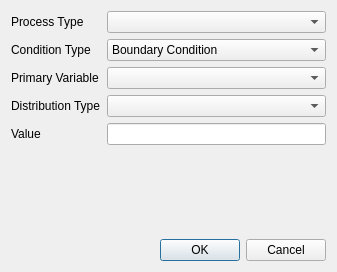
<?xml version="1.0" encoding="UTF-8"?>
<ui version="4.0">
 <class>FEMConditionSetup</class>
 <widget class="QDialog" name="FEMConditionSetup">
  <property name="geometry">
   <rect>
    <x>0</x>
    <y>0</y>
    <width>337</width>
    <height>272</height>
   </rect>
  </property>
  <property name="windowTitle">
   <string>FEM Condition Setup</string>
  </property>
  <layout class="QGridLayout" name="gridLayout">
   <item row="1" column="0">
    <widget class="QLabel" name="processTypeLabel">
     <property name="text">
      <string>Process Type</string>
     </property>
     <property name="margin">
      <number>10</number>
     </property>
    </widget>
   </item>
   <item row="4" column="0">
    <widget class="QLabel" name="disTypeLabel">
     <property name="text">
      <string>Distribution Type</string>
     </property>
     <property name="margin">
      <number>10</number>
     </property>
    </widget>
   </item>
   <item row="5" column="0">
    <widget class="QLabel" name="valueLabel">
     <property name="text">
      <string>Value</string>
     </property>
     <property name="margin">
      <number>10</number>
     </property>
    </widget>
   </item>
   <item row="1" column="1">
    <widget class="QComboBox" name="processTypeBox"/>
   </item>
   <item row="4" column="1">
    <widget class="QComboBox" name="disTypeBox"/>
   </item>
   <item row="3" column="0">
    <widget class="QLabel" name="pvTypeLabel">
     <property name="text">
      <string>Primary Variable</string>
     </property>
     <property name="margin">
      <number>10</number>
     </property>
    </widget>
   </item>
   <item row="3" column="1">
    <widget class="QComboBox" name="pvTypeBox"/>
   </item>
   <item row="5" column="1">
    <widget class="QLineEdit" name="firstValueEdit"/>
   </item>
   <item row="7" column="1">
    <widget class="QDialogButtonBox" name="buttonBox">
     <property name="orientation">
      <enum>Qt::Horizontal</enum>
     </property>
     <property name="standardButtons">
      <set>QDialogButtonBox::Cancel|QDialogButtonBox::Ok</set>
     </property>
    </widget>
   </item>
   <item row="6" column="0">
    <spacer name="verticalSpacer">
     <property name="orientation">
      <enum>Qt::Vertical</enum>
     </property>
     <property name="sizeHint" stdset="0">
      <size>
       <width>20</width>
       <height>40</height>
      </size>
     </property>
    </spacer>
   </item>
   <item row="2" column="0">
    <widget class="QLabel" name="condTypeLabel">
     <property name="sizePolicy">
      <sizepolicy hsizetype="Preferred" vsizetype="Preferred">
       <horstretch>0</horstretch>
       <verstretch>0</verstretch>
      </sizepolicy>
     </property>
     <property name="text">
      <string>Condition Type</string>
     </property>
     <property name="margin">
      <number>10</number>
     </property>
    </widget>
   </item>
   <item row="2" column="1">
    <widget class="QComboBox" name="condTypeBox">
     <item>
      <property name="text">
       <string>Boundary Condition</string>
      </property>
     </item>
     <item>
      <property name="text">
       <string>Initial Condition</string>
      </property>
     </item>
     <item>
      <property name="text">
       <string>Source Term</string>
      </property>
     </item>
    </widget>
   </item>
  </layout>
 </widget>
 <tabstops>
  <tabstop>processTypeBox</tabstop>
  <tabstop>condTypeBox</tabstop>
  <tabstop>pvTypeBox</tabstop>
  <tabstop>disTypeBox</tabstop>
  <tabstop>firstValueEdit</tabstop>
  <tabstop>buttonBox</tabstop>
 </tabstops>
 <resources/>
 <connections>
  <connection>
   <sender>buttonBox</sender>
   <signal>accepted()</signal>
   <receiver>FEMConditionSetup</receiver>
   <slot>accept()</slot>
   <hints>
    <hint type="sourcelabel">
     <x>248</x>
     <y>254</y>
    </hint>
    <hint type="destinationlabel">
     <x>157</x>
     <y>274</y>
    </hint>
   </hints>
  </connection>
  <connection>
   <sender>buttonBox</sender>
   <signal>rejected()</signal>
   <receiver>FEMConditionSetup</receiver>
   <slot>reject()</slot>
   <hints>
    <hint type="sourcelabel">
     <x>316</x>
     <y>260</y>
    </hint>
    <hint type="destinationlabel">
     <x>286</x>
     <y>274</y>
    </hint>
   </hints>
  </connection>
 </connections>
</ui>
